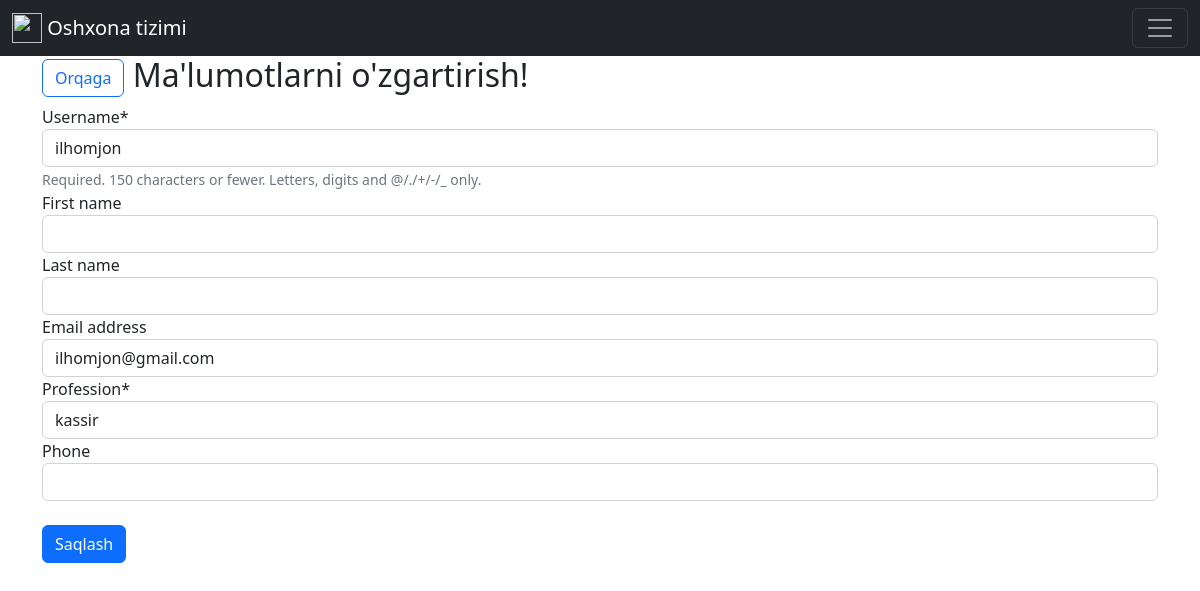
/accounts/admin/edit/5, run on an earlier commit of the app's database.
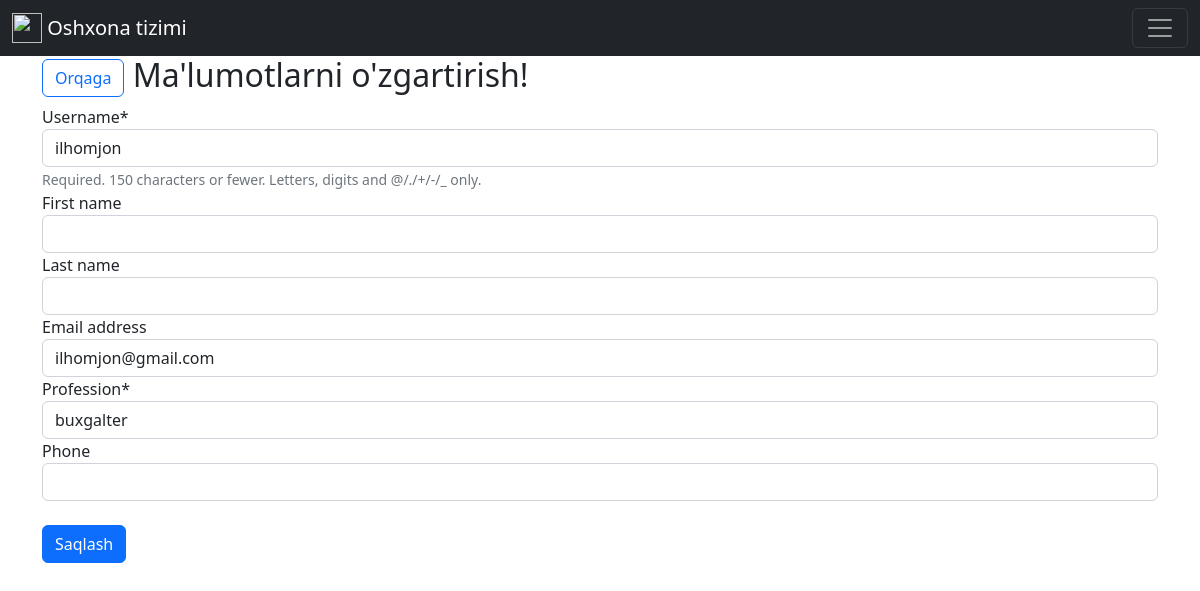
And on a later commit of the database.
### accounts/models.py (models this page shows)
class EmployeeUser(AbstractUser):
    phone = models.CharField(max_length=20, null=True, blank=True)
    STATUS = (
        ('cashier', ('kassir')),
        ('chef', ('oshpaz')),
        ('accountant', ('buxgalter')),
    )
    profession = models.CharField(
        max_length=32,
        choices=STATUS,
        default='cashier',
    )

### accounts/views.py (the view, shortened to what this page needs)
# urls.py: path('admin/edit/<int:pk>', AdminUserChangeView.as_view(), name='admin_edit'),
class AdminUserChangeView(UpdateView, LoginRequiredMixin, UserPassesTestMixin):
    model = EmployeeUser
    fields = ['username', 'first_name', 'last_name', 'email', 'profession', 'phone']
    template_name = 'admin_page/edit_user.html'
    success_url = reverse_lazy('users')

### template/admin_page/edit_user.html (shortened to what this page needs)
{% extends 'admin_page/admin.html' %}
{% load crispy_forms_tags %}
{% block content %}
<h2><a href="{% url 'users' %}" class="btn btn-outline-primary">Orqaga</a>
    Ma'lumotlarni o'zgartirish!</h2>
    <form method="post">
        {{ form|crispy }}<br>
<button type="button" class="btn btn-primary" data-bs-toggle="modal" data-bs-target="#exampleModal">
  Saqlash
</button>
    </form>
{% endblock content %}

What changed in the data, as far as the page shows it:
changed EmployeeUser "ilhomjon": profession "kassir" → "buxgalter"
